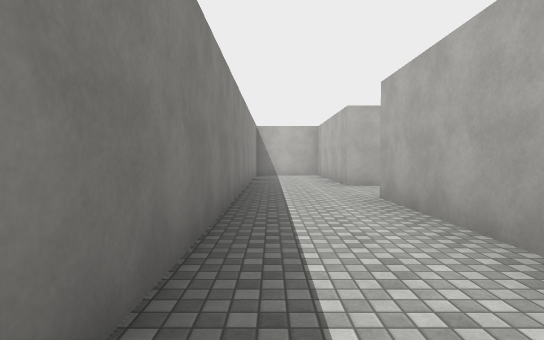
view 1 (above)

16 first-person views from a walk through a 3-D level made in the Unity game engine. The camera is 1.4 m above the floor, tilts 2° down and sees 80° across. The floor is counted in squares, 2.57 m on a side. Each view is taken from the middle of a square. On the plan, view 1 faces up. The plan holds only what a view shows up to about 9 squares ahead; the rest is blank. The place goes on beyond the plan. The player is left out. Surface patterns are stand-ins for the level's own textures.

view 2
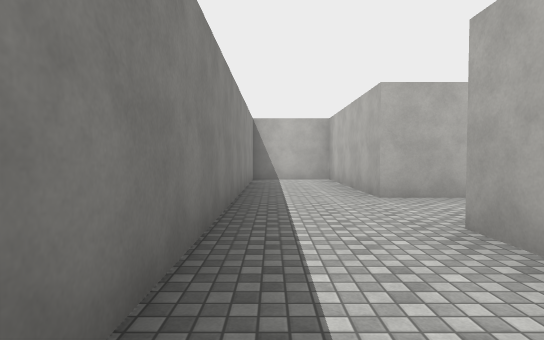

view 3
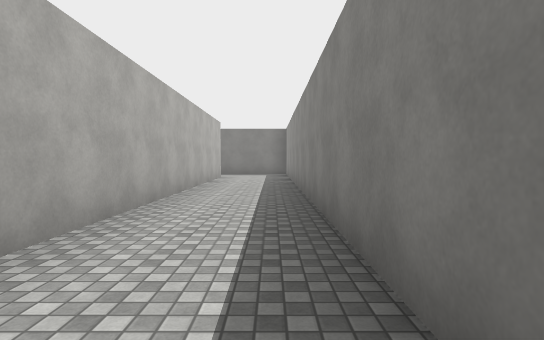

view 4
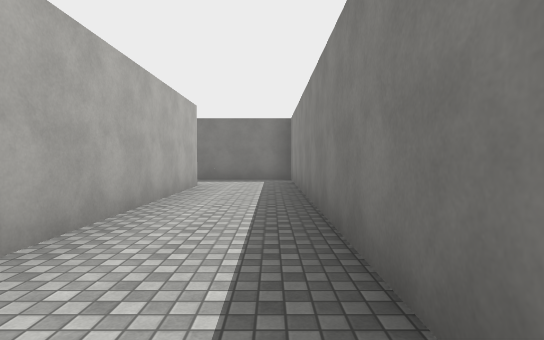

view 5
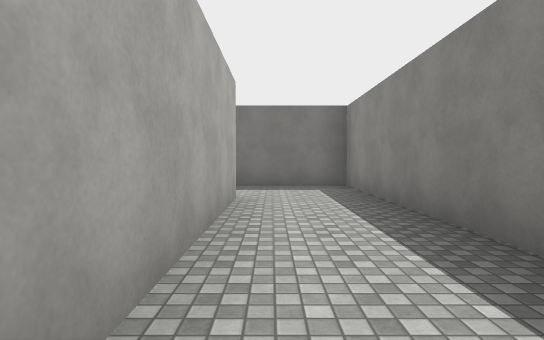

view 6
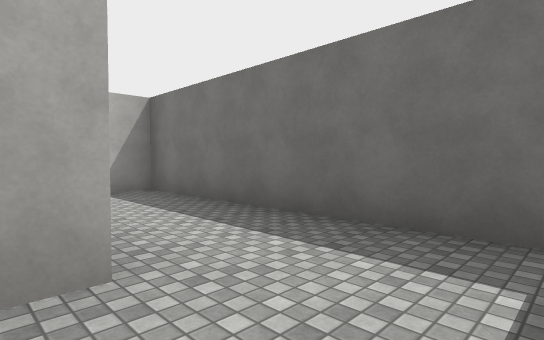

view 7
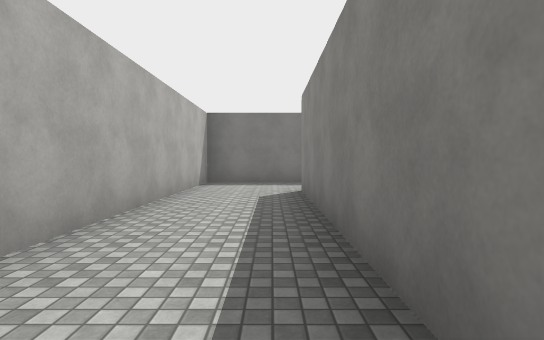

view 8
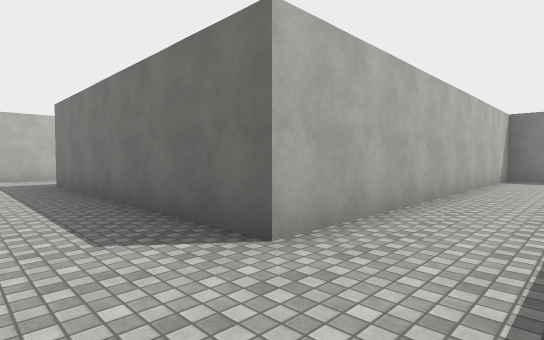

view 9
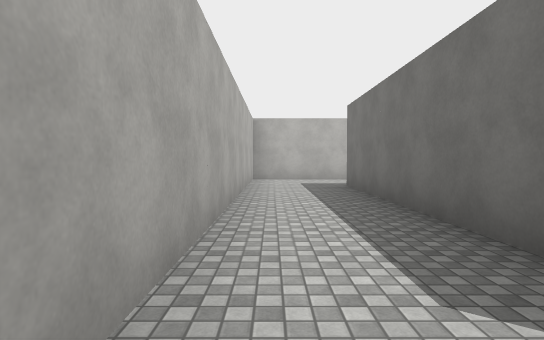

view 10
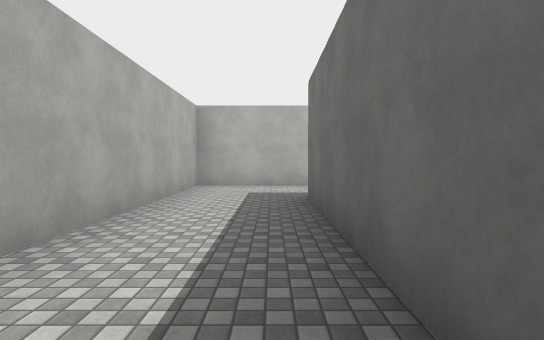

view 11
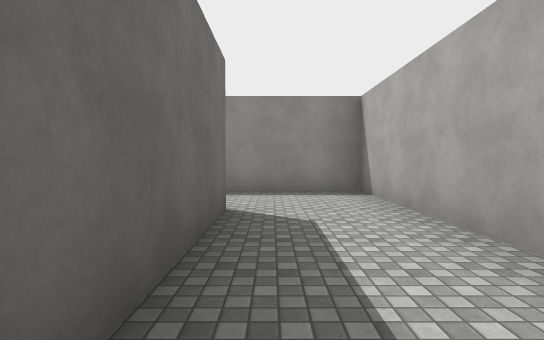

view 12
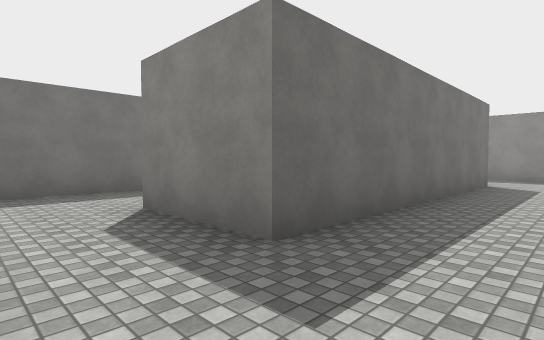

view 13
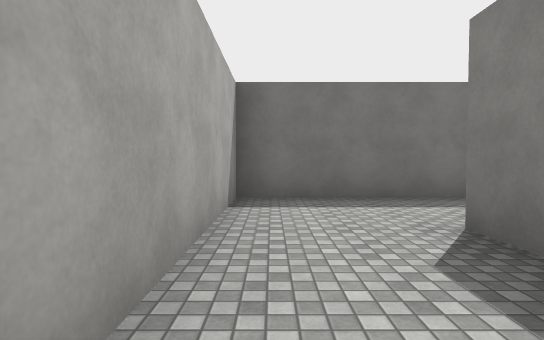

view 14
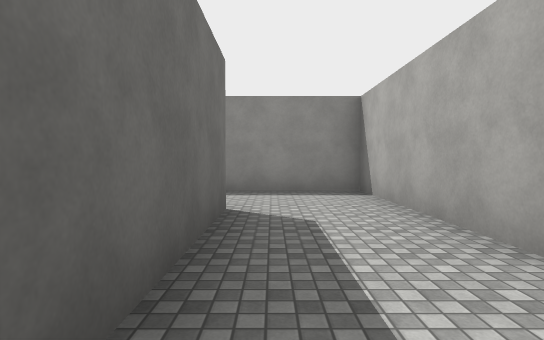

view 15
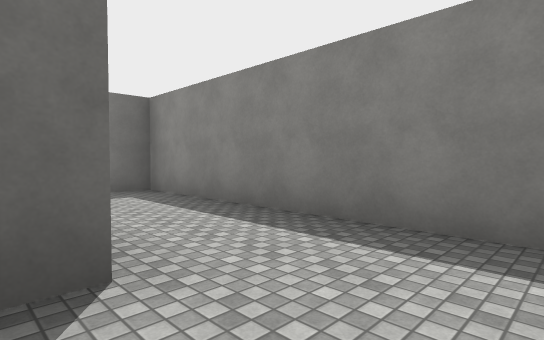

view 16
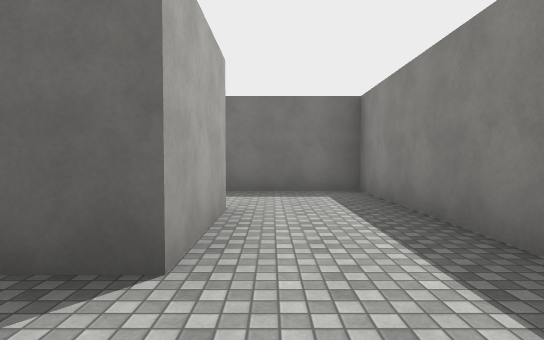

### Floor plan
Points are (right, up) in squares from view 1. A wall is a line through its corners. A room is listed if a view was taken in it or the views show most of it. See-through windows are left out.
Room 1 (views 1, 2, 3, 4, 5, 6)
walls: (1.5, 6.5) (1.5, 10.5) (-0.5, 10.5) (-0.5, -7.5) (1.5, -7.5); (1.5, -5.6) (1.5, 4.5)
ways out: opening at (2.5, -6.5) to room 2; opening at (2.5, 5.5)
Room 2 (views 7, 8, 9, 10, 11, 12, 13)
walls: (1.5, -7.5) (5.5, -7.5) (5.5, 0.5) (11.5, 0.5); (13.5, 0.5) (13.5, 2.5) (3.5, 2.5) (3.5, -5.5)
ways out: opening at (2.5, -6.5) to room 1; opening at (12.5, -0.5) to room 3
Room 3 (views 14, 15)
walls: (11.5, 0.5) (11.5, -1.5) (9.5, -1.5); (9.5, -3.5) (13.5, -3.5) (13.5, 0.5)
ways out: opening at (12.5, -0.5) to room 2; opening at (10.5, -2.5) to room 4
Room 4 (view 16)
walls: (9.5, -1.5) (7.5, -1.5) (7.5, -5.5); (9.5, -5.5) (9.5, -3.5)
ways out: opening at (10.5, -2.5) to room 3; opening at (8.5, -4.5) to room 5
Room 5 (no view inside)
walls: (7.5, -5.5) (7.5, -7.5) (9.9, -7.5)
ways out: opening at (8.5, -4.5) to room 4; opening at (10.5, -6.5)

Where each view was taken, in squares from view 1:
view 1: 0 up, 0 right, facing up
view 2: 2 up, 0 right, facing up
view 3: 4 up, 0 right, facing down
view 4: 1 up, 0 right, facing down
view 5: 1 down, 1 right, facing down
view 6: 5 down, 0 right, facing down-right
view 7: 0 up, 4 right, facing down
view 8: 2 up, 4 right, facing down-right
view 9: 2 up, 5 right, facing right
view 10: 1 up, 7 right, facing right
view 11: 1 up, 9 right, facing left
view 12: 2 up, 13 right, facing down-left
view 13: 1 up, 13 right, facing down
view 14: 3 down, 13 right, facing left
view 15: 2 down, 10 right, facing down-left
view 16: 2 down, 9 right, facing down
